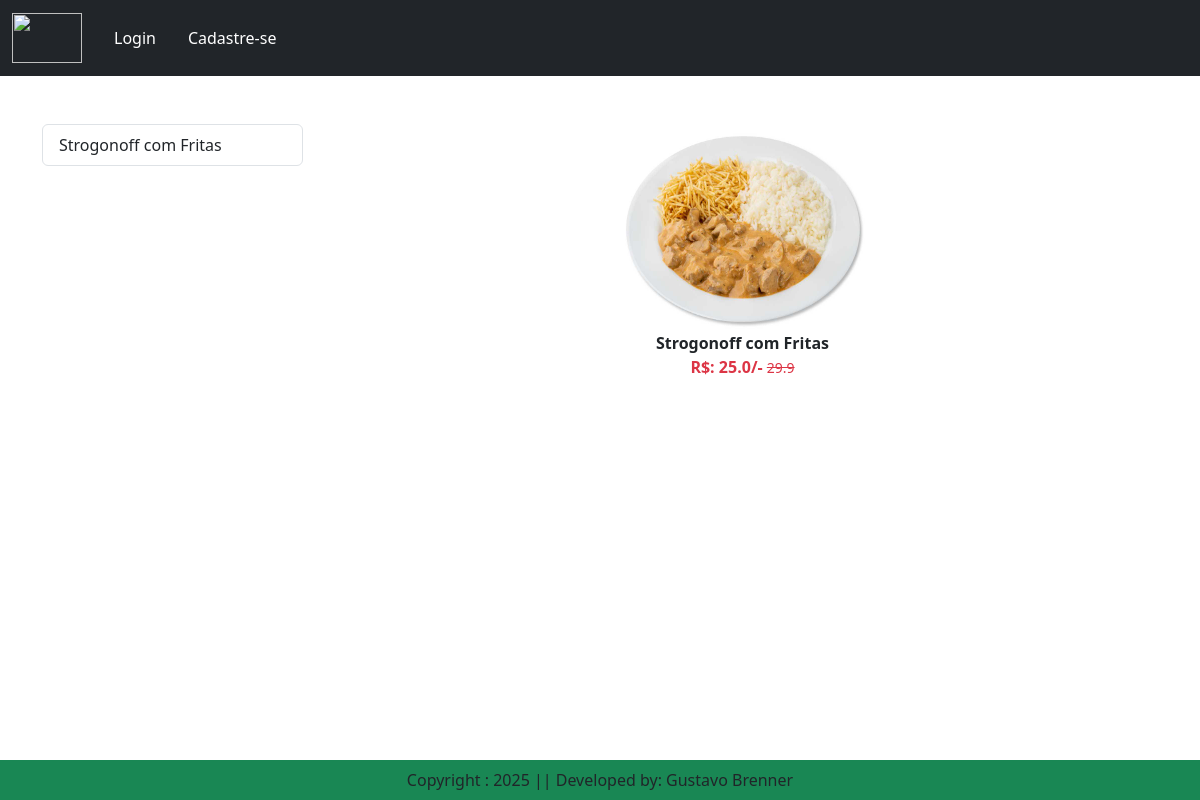
The app's page /category/PF, older data.
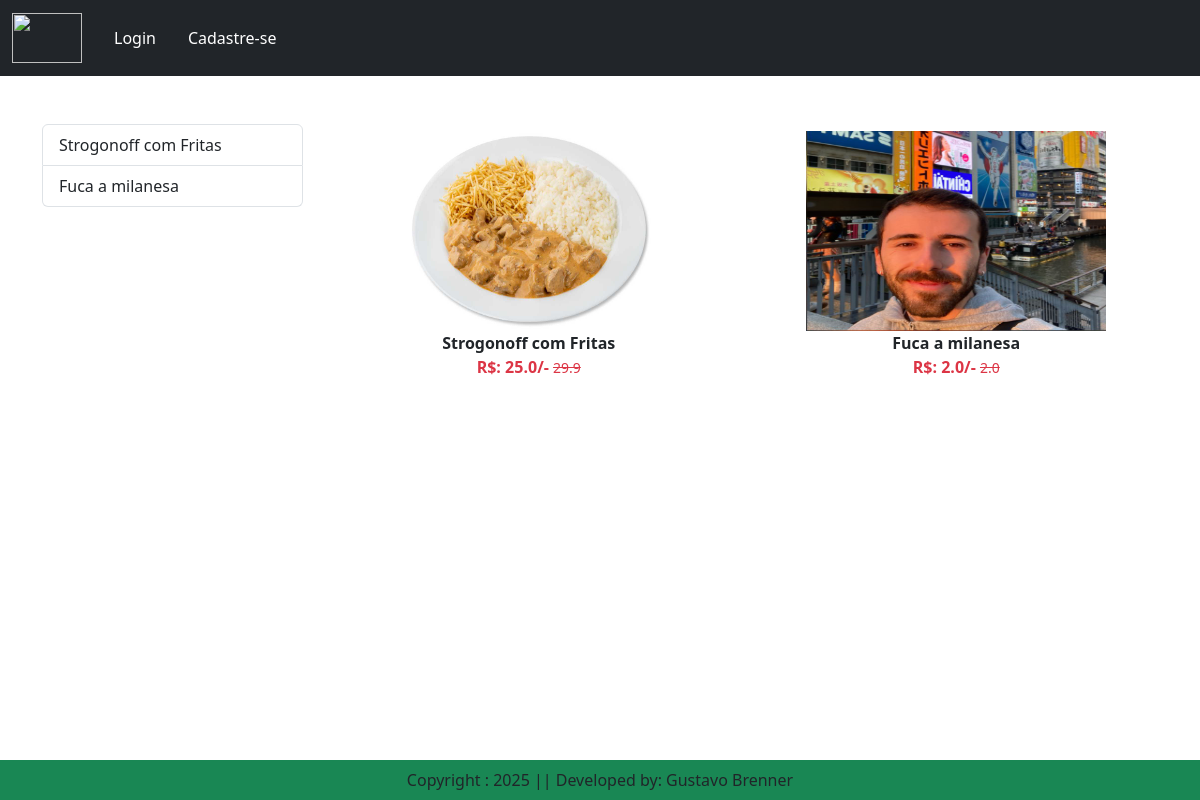
The same page, newer data.
### app/models.py (models this page shows, shortened)
class Product(models.Model):
    title = models.CharField(max_length=100)
    selling_price = models.FloatField()
    discounted_price = models.FloatField()
    description = models. TextField()
    composition = models.TextField(default = '')
    prodapp = models.TextField(default= '')
    category = models.CharField(choices = CATEGORY_CHOICES, max_length=2)
    product_image = models.ImageField(upload_to='product')

### app/views.py (the view)
# urls.py: path("category/<slug:val>", views.CategoryView.as_view(), name= "category"),
class CategoryView(View):
    def get(self, request, val):
        product = Product.objects.filter(category = val)
        title = Product.objects.filter(category = val).values('title')
        return render (request, "app/category.html", locals())

### app/templates/app/category.html (shortened to what this page needs)
{%extends 'app/base.html'%}
{%load static%}
{% block main-content %}
    <div class ="container my-5">
        <div class ="row">
            <div class ="col-sm-3">
                <div class="list-group">
                    {% for val in title %}
                    <a href="{%url 'category-title' val.title%}" class = "list-group-item list-group-item-action" aria-current ="true">
                        {{val.title}} </a>
                    {% endfor %}
                </div>
            </div>
            <div class ="col-sm-9">
                <div class = "row">
                    {% for prod in product %}
                        <div class ="col text-center mb-4">
                            <a href = "{%url 'product-detail' prod.id%}" class = "btn">
                            <div>
                                <img src ="{{prod.product_image.url}}" width = "300px" height = "200px"/>
                                <div class = "fw-bold">{{prod.title}}</div>
                                <div class = "fw-bold text-danger">
                                    R$: {{prod.discounted_price}}/-
                                    <small class = "fw-light text-decoration-line-through">{{prod.selling_price}}</small>
                                </div>
                            </div>
                            </a>
                        </div>
                    {% endfor %}
                </div>
            </div>
        </div>
    </div>
{% endblock main-content %}

Row changes from the older to the newer data that the page shows:
added Product: product_image (picture), title "Fuca a milanesa", discounted_price "2.0", selling_price "2.0"
Text that changed along with them:
new list line: "Fuca a milanesa"
